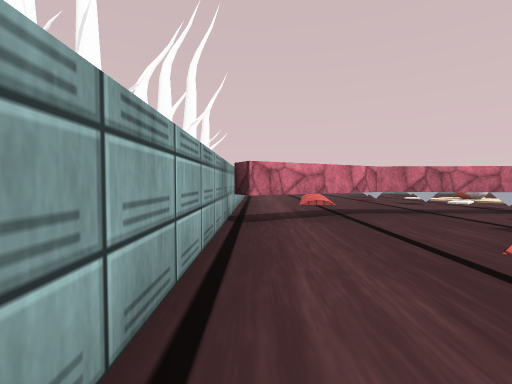
[1] (above)

16 first-person views from a walk through a Unity game level. The camera is 0.64 m above the floor, tilts 2° down and sees 85° across. The floor is counted in squares, 1 m on a side. Each view is taken from the middle of a square. On the plan, view 1 faces up. The plan holds only what a view shows up to about 9 squares ahead; the rest is blank. The place goes on beyond the plan. Some surface patterns are stand-ins.

[2]
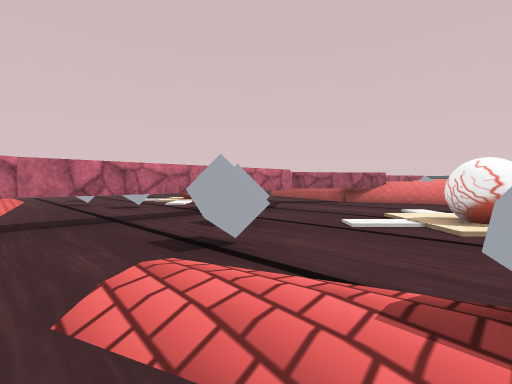

[3]
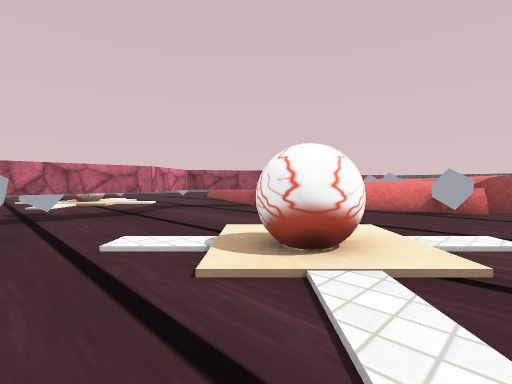

[4]
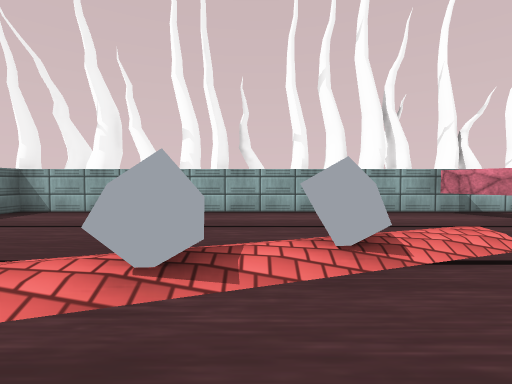

[5]
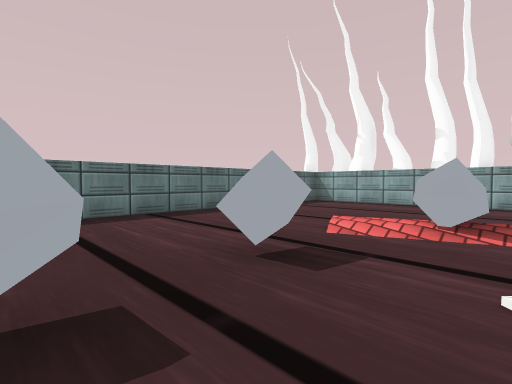

[6]
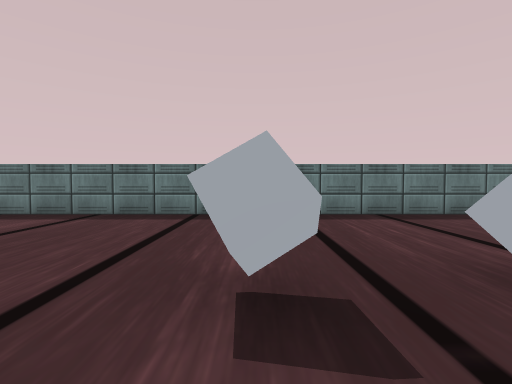

[7]
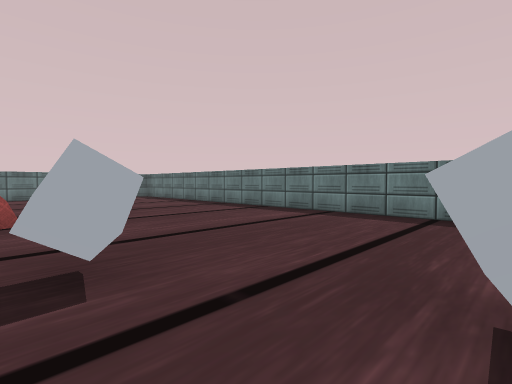

[8]
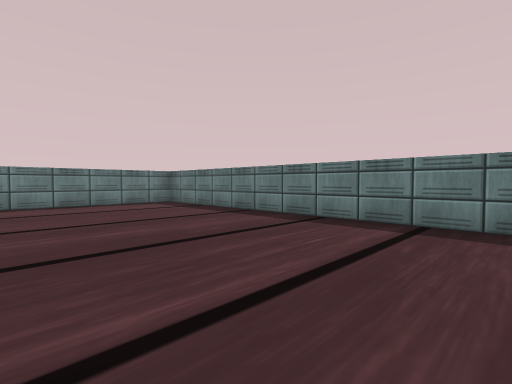

[9]
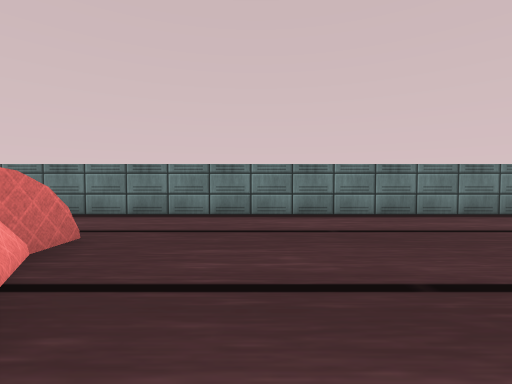

[10]
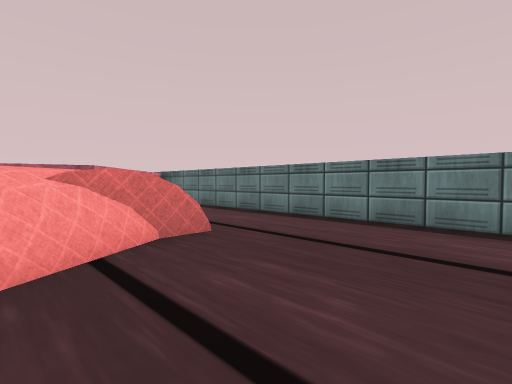

[11]
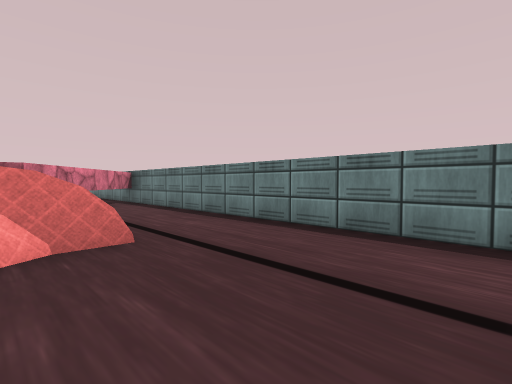

[12]
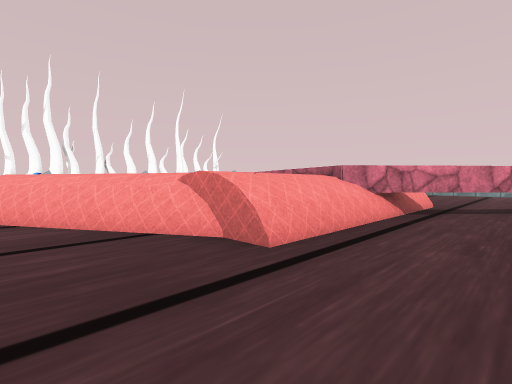

[13]
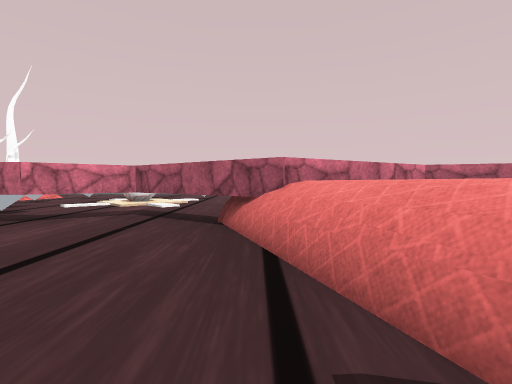

[14]
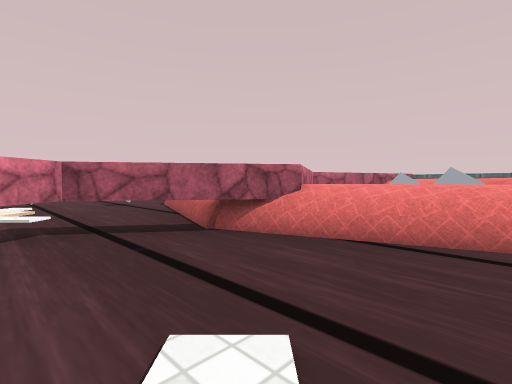

[15]
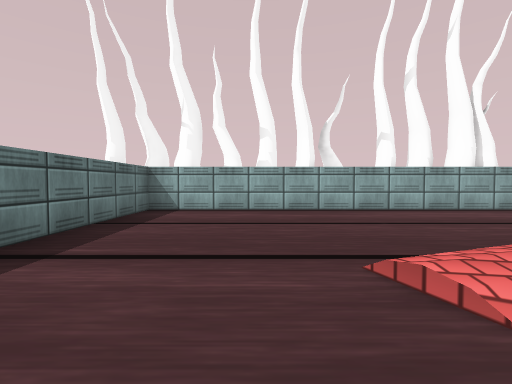

[16]
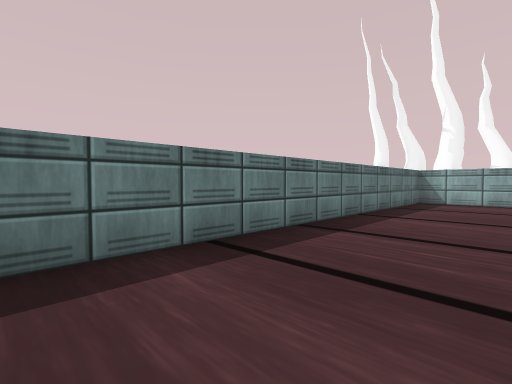

### Floor plan
Key: @ floor where view 1 was taken; # wall or solid block; . main floor; : floor 0.05 m higher than the main floor; + floor 0.1 m higher than the main floor; * floor 0.15 m higher than the main floor; / step, stairs or slope; ^ raised ledge; T thing the floor can be seen under or through; B ball; O other object.
Columns run from 3 left of view 1 to 21 right of it. Each row starts with its distance up from view 1.
 10        O  BB
  9    ..*.O.OBBO..^     ...
  8    ..+.OO.OO...^     ^##^
  7   ^......O....^      ^#.^
  6   ^...TTTTTTTT^ ###  #..^
  5 O ^TTT........##^  ^^#..^
  4 O ^T....O.....^   O^^^..^
  3 O ^.../O.:.....^   ^^^..^
  2   ^.../...B:...^  ^^^^..^
  1   ^...O/..B ...O^^^^....^
  0   ^@..//.:......^^......^
 -1   ^....O.....O..........^
 -2   ^....:.O.O............^
 -3   ^.....................^
 -4   ^.....................^
 -5   ^.....................^
 -6   ^^^^^^^^^^^^^^^^^^^^^^

Where each view was taken, in squares from view 1:
view 1: 0 up, 0 right, facing up
view 2: 1 up, 2 right, facing up-right
view 3: 0 up, 5 right, facing up-right
view 4: 0 up, 6 right, facing left
view 5: 0 up, 8 right, facing down-left
view 6: 0 up, 8 right, facing down
view 7: 0 up, 8 right, facing down-right
view 8: 1 down, 12 right, facing down-right
view 9: 0 up, 15 right, facing right
view 10: 1 down, 16 right, facing up-right
view 11: 1 down, 17 right, facing up-right
view 12: 0 up, 20 right, facing up-left
view 13: 1 up, 11 right, facing up
view 14: 2 up, 8 right, facing up-right
view 15: 3 down, 6 right, facing left
view 16: 3 down, 9 right, facing down-left
